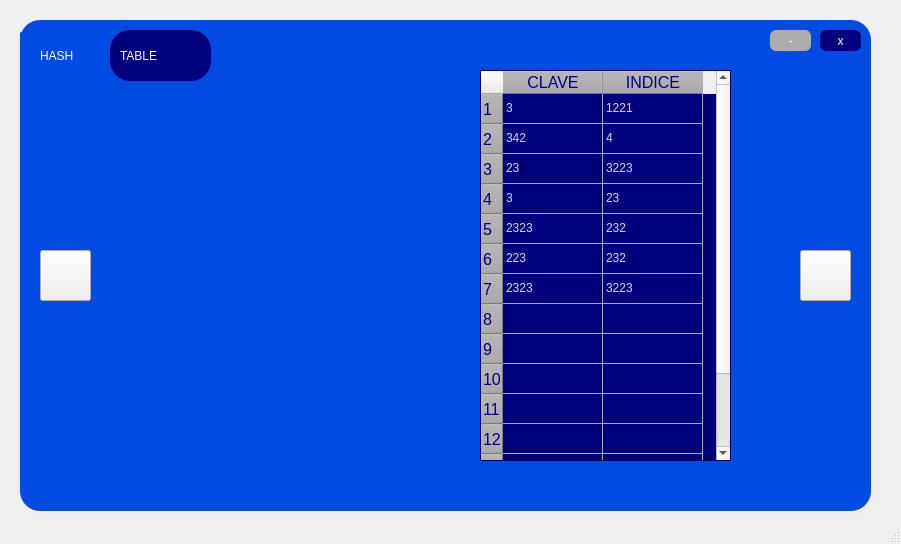
<?xml version="1.0" encoding="UTF-8"?>
<ui version="4.0">
 <class>MainWindow</class>
 <widget class="QMainWindow" name="MainWindow">
  <property name="geometry">
   <rect>
    <x>0</x>
    <y>0</y>
    <width>901</width>
    <height>544</height>
   </rect>
  </property>
  <property name="windowTitle">
   <string>MainWindow</string>
  </property>
  <widget class="QWidget" name="centralwidget">
   <widget class="QWidget" name="widget_2" native="true">
    <property name="geometry">
     <rect>
      <x>20</x>
      <y>20</y>
      <width>851</width>
      <height>491</height>
     </rect>
    </property>
    <property name="cursor">
     <cursorShape>ArrowCursor</cursorShape>
    </property>
    <property name="styleSheet">
     <string notr="true">QWidget#widget_2{
background-color: rgb(16, 16, 16);
background-color: rgb(6, 6, 6);
	background-color: rgb(0, 76, 227);
border-radius:20px;
}</string>
    </property>
    <widget class="QFrame" name="frame">
     <property name="geometry">
      <rect>
       <x>-10</x>
       <y>10</y>
       <width>851</width>
       <height>71</height>
      </rect>
     </property>
     <property name="styleSheet">
      <string notr="true">QFrame#frame{
background-color: rgb(16, 16, 16);
background-color: rgb(6, 6, 6);
	background-color: rgb(0, 76, 227);
border-radius:20px;
}</string>
     </property>
     <property name="frameShape">
      <enum>QFrame::StyledPanel</enum>
     </property>
     <property name="frameShadow">
      <enum>QFrame::Raised</enum>
     </property>
     <widget class="QPushButton" name="min">
      <property name="geometry">
       <rect>
        <x>760</x>
        <y>0</y>
        <width>41</width>
        <height>21</height>
       </rect>
      </property>
      <property name="cursor">
       <cursorShape>PointingHandCursor</cursorShape>
      </property>
      <property name="styleSheet">
       <string notr="true">QPushButton#min{
	background-color: rgb(173, 173, 173);
font: 16pt &quot;MS Shell Dlg 2&quot;;
border-radius:6px;

color: white;


}</string>
      </property>
      <property name="text">
       <string>-</string>
      </property>
     </widget>
     <widget class="QPushButton" name="cerrar">
      <property name="geometry">
       <rect>
        <x>810</x>
        <y>0</y>
        <width>41</width>
        <height>21</height>
       </rect>
      </property>
      <property name="cursor">
       <cursorShape>PointingHandCursor</cursorShape>
      </property>
      <property name="styleSheet">
       <string notr="true">QPushButton#cerrar{
background-color: rgb(255, 0, 0);
border-radius:6px;

font: 11pt &quot;MS Shell Dlg 2&quot;;
background-color: rgb(0, 0, 125);
color:white;

}</string>
      </property>
      <property name="text">
       <string>x</string>
      </property>
     </widget>
     <widget class="QLabel" name="label_2">
      <property name="geometry">
       <rect>
        <x>30</x>
        <y>0</y>
        <width>341</width>
        <height>51</height>
       </rect>
      </property>
      <property name="styleSheet">
       <string notr="true">font: 14pt &quot;Lucida Console&quot;;
color:white;
font: 90 15pt &quot;Rockwell Extra Bold&quot;;</string>
      </property>
      <property name="text">
       <string>HASH </string>
      </property>
     </widget>
     <widget class="QWidget" name="widget_4" native="true">
      <property name="geometry">
       <rect>
        <x>100</x>
        <y>0</y>
        <width>101</width>
        <height>51</height>
       </rect>
      </property>
      <property name="styleSheet">
       <string notr="true">background-color: rgb(0, 0, 125);
border-radius:20px;</string>
      </property>
      <widget class="QLabel" name="label_4">
       <property name="geometry">
        <rect>
         <x>10</x>
         <y>0</y>
         <width>81</width>
         <height>51</height>
        </rect>
       </property>
       <property name="styleSheet">
        <string notr="true">font: 14pt &quot;Lucida Console&quot;;
color:white;
font: 90 15pt &quot;Rockwell Extra Bold&quot;;</string>
       </property>
       <property name="text">
        <string>TABLE</string>
       </property>
      </widget>
     </widget>
    </widget>
    <widget class="QPushButton" name="BSiguiente">
     <property name="geometry">
      <rect>
       <x>780</x>
       <y>230</y>
       <width>51</width>
       <height>51</height>
      </rect>
     </property>
     <property name="cursor">
      <cursorShape>PointingHandCursor</cursorShape>
     </property>
     <property name="styleSheet">
      <string notr="true">border-image: url(:/tablaHash/proximo (1).png);</string>
     </property>
     <property name="text">
      <string/>
     </property>
    </widget>
    <widget class="QPushButton" name="BAtras">
     <property name="geometry">
      <rect>
       <x>20</x>
       <y>230</y>
       <width>51</width>
       <height>51</height>
      </rect>
     </property>
     <property name="cursor">
      <cursorShape>PointingHandCursor</cursorShape>
     </property>
     <property name="styleSheet">
      <string notr="true">border-image: url(:/tablaHash/proximo.png);</string>
     </property>
     <property name="text">
      <string/>
     </property>
    </widget>
    <widget class="QTableWidget" name="tableWidget">
     <property name="geometry">
      <rect>
       <x>460</x>
       <y>50</y>
       <width>251</width>
       <height>391</height>
      </rect>
     </property>
     <property name="styleSheet">
      <string notr="true">QTableWidget {
	background-color: rgb(0, 0, 125);
	color:white;
	font: 75 14pt &quot;Berlin Sans FB Demi&quot;;
	
	gridline-color: rgb(173, 173, 173);
	border-color: rgb(186, 186, 186);
}

QHeaderView::section {
	color: rgb(0, 0, 127);
	background-color: rgb(173, 173, 173);
	font-size:12pt
	
	
}
QTableWidget::item {
    background-color: rgb(0, 0, 125);
	color: rgb(218, 218, 218);
}</string>
     </property>
     <row>
      <property name="text">
       <string>1</string>
      </property>
     </row>
     <row>
      <property name="text">
       <string>2</string>
      </property>
     </row>
     <row>
      <property name="text">
       <string>3</string>
      </property>
     </row>
     <row>
      <property name="text">
       <string>4</string>
      </property>
     </row>
     <row>
      <property name="text">
       <string>5</string>
      </property>
     </row>
     <row>
      <property name="text">
       <string>6</string>
      </property>
     </row>
     <row>
      <property name="text">
       <string>7</string>
      </property>
     </row>
     <row>
      <property name="text">
       <string>8</string>
      </property>
     </row>
     <row>
      <property name="text">
       <string>9</string>
      </property>
     </row>
     <row>
      <property name="text">
       <string>10</string>
      </property>
     </row>
     <row>
      <property name="text">
       <string>11</string>
      </property>
     </row>
     <row>
      <property name="text">
       <string>12</string>
      </property>
     </row>
     <row>
      <property name="text">
       <string>13</string>
      </property>
     </row>
     <row>
      <property name="text">
       <string>14</string>
      </property>
     </row>
     <row>
      <property name="text">
       <string>16</string>
      </property>
     </row>
     <column>
      <property name="text">
       <string>CLAVE</string>
      </property>
     </column>
     <column>
      <property name="text">
       <string>INDICE</string>
      </property>
     </column>
     <item row="0" column="0">
      <property name="text">
       <string>3</string>
      </property>
     </item>
     <item row="0" column="1">
      <property name="text">
       <string>1221</string>
      </property>
     </item>
     <item row="1" column="0">
      <property name="text">
       <string>342</string>
      </property>
     </item>
     <item row="1" column="1">
      <property name="text">
       <string>4</string>
      </property>
     </item>
     <item row="2" column="0">
      <property name="text">
       <string>23</string>
      </property>
     </item>
     <item row="2" column="1">
      <property name="text">
       <string>3223</string>
      </property>
     </item>
     <item row="3" column="0">
      <property name="text">
       <string>3</string>
      </property>
     </item>
     <item row="3" column="1">
      <property name="text">
       <string>23</string>
      </property>
     </item>
     <item row="4" column="0">
      <property name="text">
       <string>2323</string>
      </property>
     </item>
     <item row="4" column="1">
      <property name="text">
       <string>232</string>
      </property>
     </item>
     <item row="5" column="0">
      <property name="text">
       <string>223</string>
      </property>
     </item>
     <item row="5" column="1">
      <property name="text">
       <string>232</string>
      </property>
     </item>
     <item row="6" column="0">
      <property name="text">
       <string>2323</string>
      </property>
     </item>
     <item row="6" column="1">
      <property name="text">
       <string>3223</string>
      </property>
     </item>
    </widget>
   </widget>
  </widget>
  <widget class="QMenuBar" name="menubar">
   <property name="geometry">
    <rect>
     <x>0</x>
     <y>0</y>
     <width>901</width>
     <height>21</height>
    </rect>
   </property>
  </widget>
  <widget class="QStatusBar" name="statusbar"/>
 </widget>
 <resources/>
 <connections/>
</ui>
